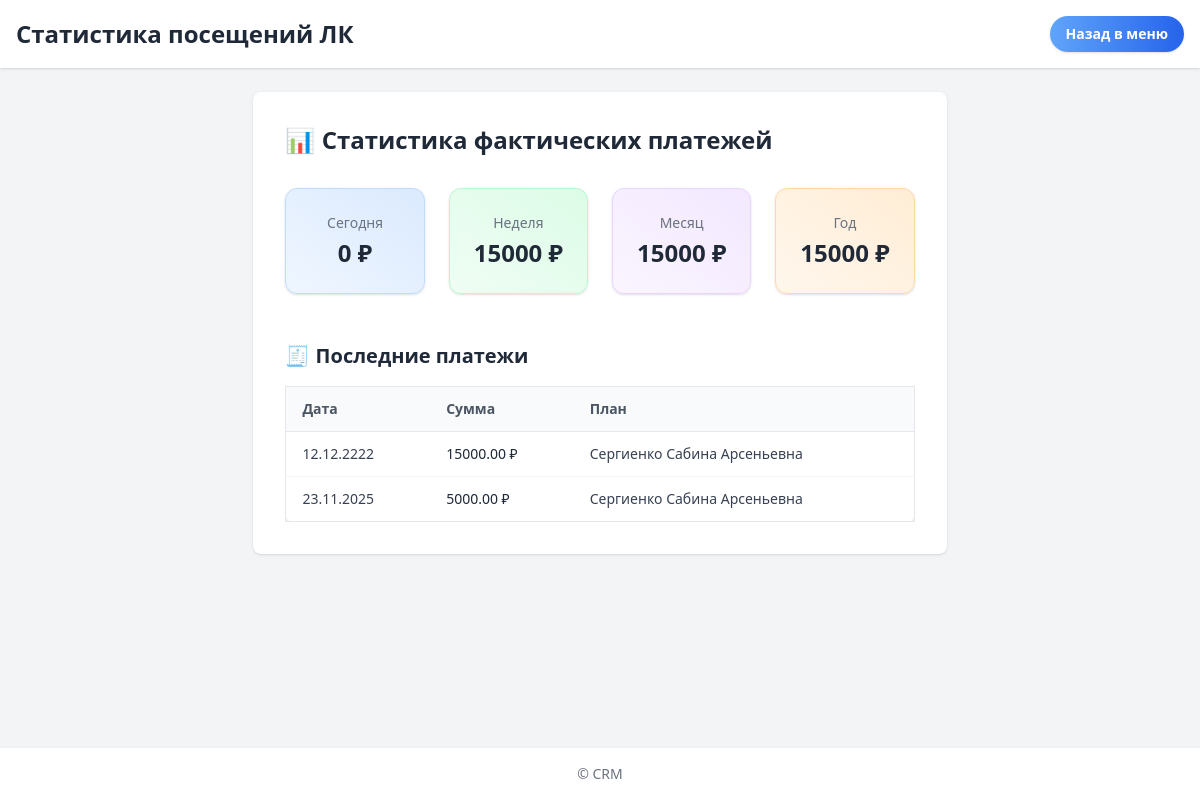
/payments/dashboard/, run on an earlier commit of the app's database.
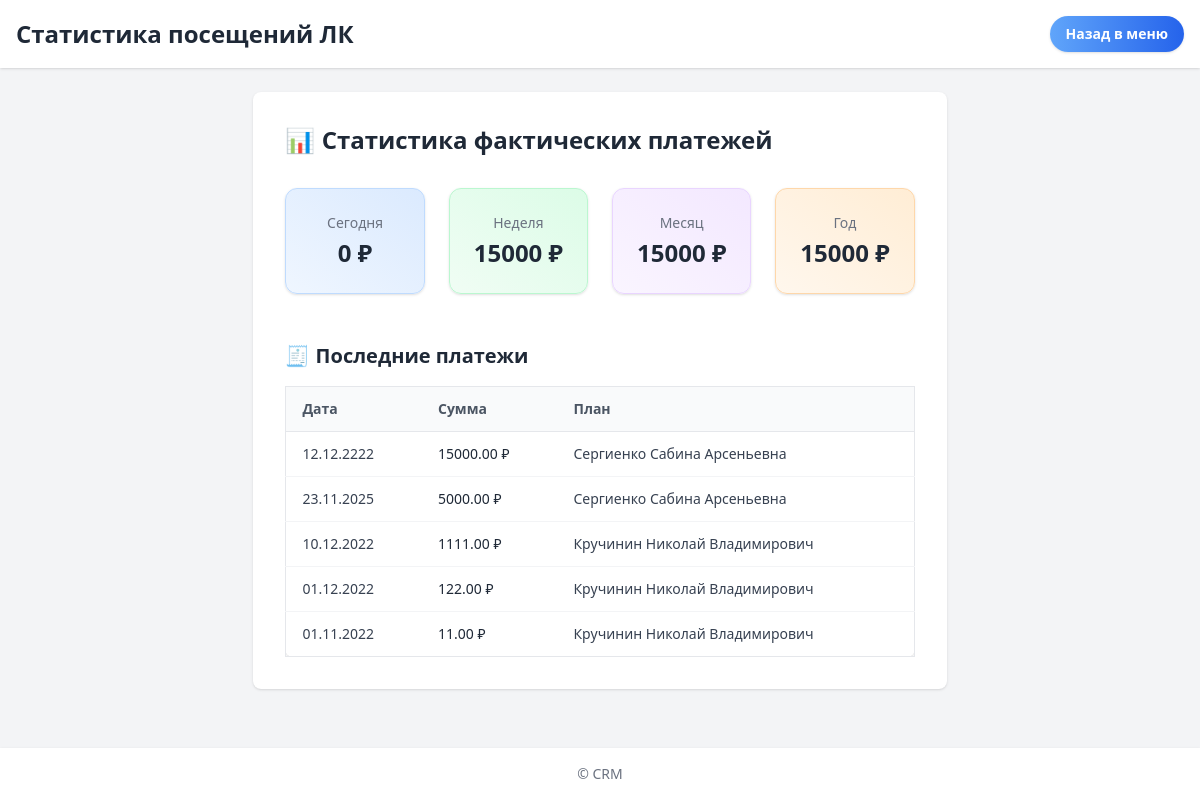
And on a later commit of the database.
### payments/models.py (models this page shows, shortened)
class ActualPayment(models.Model):
    plan = models.ForeignKey(
        "InstallmentPlan",
        on_delete=models.CASCADE,
        related_name="actual_payments",
        blank=True,
        null=True
    )
    created_at = models.DateTimeField(auto_now_add=True, null=True, db_index=True)
    payment_date = models.DateField(null=True, blank=True)
    amount = models.DecimalField(max_digits=10, decimal_places=2)
    order_id = models.CharField(max_length=100, blank=True, null=True)
    is_applied = models.BooleanField(default=False, editable=False)
    history = HistoricalRecords()

class InstallmentPlan(models.Model):
    contract = models.OneToOneField(Contract, on_delete=models.CASCADE)
    created_at = models.DateTimeField(auto_now_add=True)
    calculated = models.BooleanField(default=False)
    history = HistoricalRecords()

class Contract(models.Model):
    client = models.ForeignKey('clients.Client', on_delete=models.CASCADE)
    total_amount = models.DecimalField(max_digits=10, decimal_places=2)
    discount = models.DecimalField(max_digits=10, decimal_places=2, default=0)
    first_payment = models.DecimalField(max_digits=10, decimal_places=2)
    first_payment_date = models.DateField()
    number_of_payments = models.PositiveIntegerField()
    preferred_payment_day = models.PositiveIntegerField(default=15)
    created_at = models.DateTimeField(auto_now_add=True)
    deposit = models.BooleanField(default=False, help_text="Оплачен судебный депозит")
    publication = models.BooleanField(default=False, help_text="Оплачена публикация")
    extra_court_costs = models.BooleanField(default=False, help_text="Оплачены доп. судебные расходы")
    history = HistoricalRecords()

### clients/models.py (models this page shows, shortened)
class Client(models.Model):
    user = models.OneToOneField(User, on_delete=models.CASCADE, related_name='client')
    name = models.CharField(max_length=100)
    surname = models.CharField(max_length=100)
    middlename = models.CharField(max_length=100, blank=True, null=True)
    bitrix_id = models.CharField(max_length=255, null=True, blank=True)
    stage = models.ForeignKey("StageTemplate", on_delete=models.SET_NULL, null=True, blank=True)
    referral_code = models.UUIDField(default=uuid.uuid4, unique=True, editable=False)
    old_id = models.PositiveIntegerField(
        null=True,
        blank=True,
        unique=True,
        db_index=True,
        help_text="ID клиента в старой системе"
    )
    need_stage_popup = models.BooleanField(default=False, help_text="Нужно ли показать попап при входе")
    stage_popup_shown = models.BooleanField(default=False, help_text="Попап показан и закрыт пользователем")
    acquiring_enabled = models.BooleanField(
        default=False,
        help_text="Доступен ли эквайринг для клиента"
    )
    history = HistoricalRecords()
    class Meta:
        constraints = [
            models.UniqueConstraint(
                fields=['bitrix_id'],
                condition=~Q(bitrix_id=None),
                name='unique_bitrix_id_not_null'
            )
        ]

### payments/views.py (the view)
# urls.py: path("payments/dashboard/", payments_dashboard, name="payments_dashboard"),
def payments_dashboard(request):
    today = timezone.now().date()
    start_of_week = today - timedelta(days=today.weekday())
    start_of_month = today.replace(day=1)
    start_of_year = today.replace(month=1, day=1)
    def total_amount(qs):
        return qs.aggregate(total=Sum("amount"))["total"] or Decimal("0")
    stats = {
        "day": total_amount(ActualPayment.objects.filter(payment_date=today)),
        "week": total_amount(ActualPayment.objects.filter(payment_date__gte=start_of_week)),
        "month": total_amount(ActualPayment.objects.filter(payment_date__gte=start_of_month)),
        "year": total_amount(ActualPayment.objects.filter(payment_date__gte=start_of_year)),
    }
    payments_qs = (
        ActualPayment.objects
        .select_related("plan__contract__client")  # <-- правильная цепочка
        .order_by("-payment_date", "-id")
    )
    paginator = Paginator(payments_qs, 10)
    page_number = request.GET.get("page")
    page_obj = paginator.get_page(page_number)
    return render(
        request,
        "payments_stats.html",
        {
            "stats": stats,
            "page_obj": page_obj,
        },
    )

### payments/templates/payments_stats.html (shortened to what the changed rows need)
{% load static %}
<!DOCTYPE html>
<html lang="ru">
<head>
    <script src="https://cdn.tailwindcss.com"></script>
</head>
<body class="bg-gray-100 min-h-screen flex flex-col">
    <header class="bg-white shadow p-4">
        <div class="max-w-7xl mx-auto flex items-center justify-between">
            <h1 class="text-2xl font-bold text-gray-800">Статистика посещений ЛК</h1>
        </div>
    </header>
    <main class="flex-1 max-w-7xl mx-auto p-6">
        <div class="bg-white p-8 rounded-lg shadow">
            <h2 class="text-2xl font-semibold mb-8 text-gray-800">📊 Статистика фактических платежей</h2>
            <div class="overflow-x-auto">
                <table class="min-w-full divide-y divide-gray-200 border rounded-lg shadow">
                    <thead class="bg-gray-50">
                        <tr>
                            <th class="px-4 py-3 text-left text-sm font-semibold text-gray-600">Дата</th>
                            <th class="px-4 py-3 text-left text-sm font-semibold text-gray-600">Сумма</th>
                            <th class="px-4 py-3 text-left text-sm font-semibold text-gray-600">План</th>
                        </tr>
                    </thead>
                    <tbody class="divide-y divide-gray-100">
                        {% for p in page_obj %}
                            <tr class="hover:bg-gray-50 transition">
                                <td class="px-4 py-3 text-sm text-gray-700">{{ p.payment_date|date:"d.m.Y" }}</td>
                                <td class="px-4 py-3 text-sm font-medium text-gray-800">{{ p.amount }} ₽</td>
                                <td class="px-4 py-3 text-sm text-gray-700">
                                    {% if p.plan and p.plan.contract and p.plan.contract.client %}
                                        {{ p.plan.contract.client.surname }} {{ p.plan.contract.client.name }}{% if p.plan.contract.client.middlename %} {{ p.plan.contract.client.middlename }}{% endif %}
                                    {% else %}
                                        —
                                    {% endif %}
                                </td>
                            </tr>
                        {% empty %}
                            <tr>
                                <td colspan="3" class="px-4 py-4 text-center text-gray-500">Нет фактических платежей</td>
                            </tr>
                        {% endfor %}
                    </tbody>
                </table>
            </div>
        </div>
    </main>
</body>
</html>

What changed in the data, as far as the page shows it:
added ActualPayment: payment_date "10.12.2022", amount "1111.00", plan.contract.client.surname "Кручинин", plan.contract.client.name "Николай", plan.contract.client.middlename "Владимирович"
added ActualPayment: payment_date "01.12.2022", amount "122.00", plan.contract.client.surname "Кручинин", plan.contract.client.name "Николай", plan.contract.client.middlename "Владимирович"
added ActualPayment: payment_date "01.11.2022", amount "11.00", plan.contract.client.surname "Кручинин", plan.contract.client.name "Николай", plan.contract.client.middlename "Владимирович"
